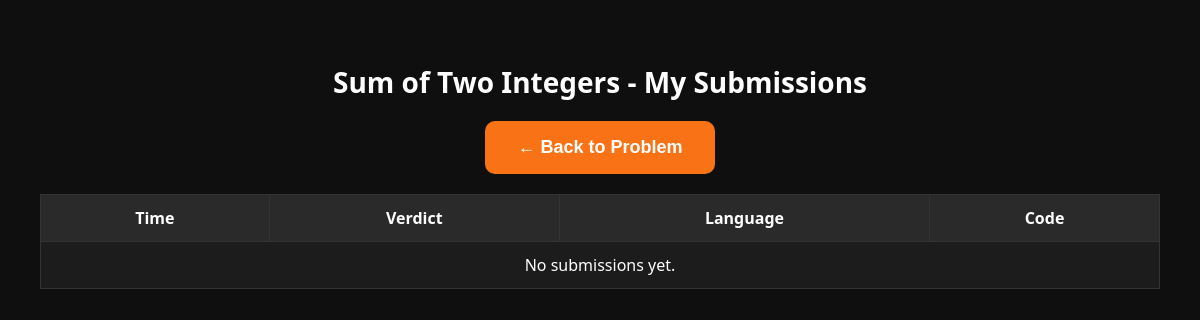
The app's page /executor/submissions/1/ (signed in), older data.
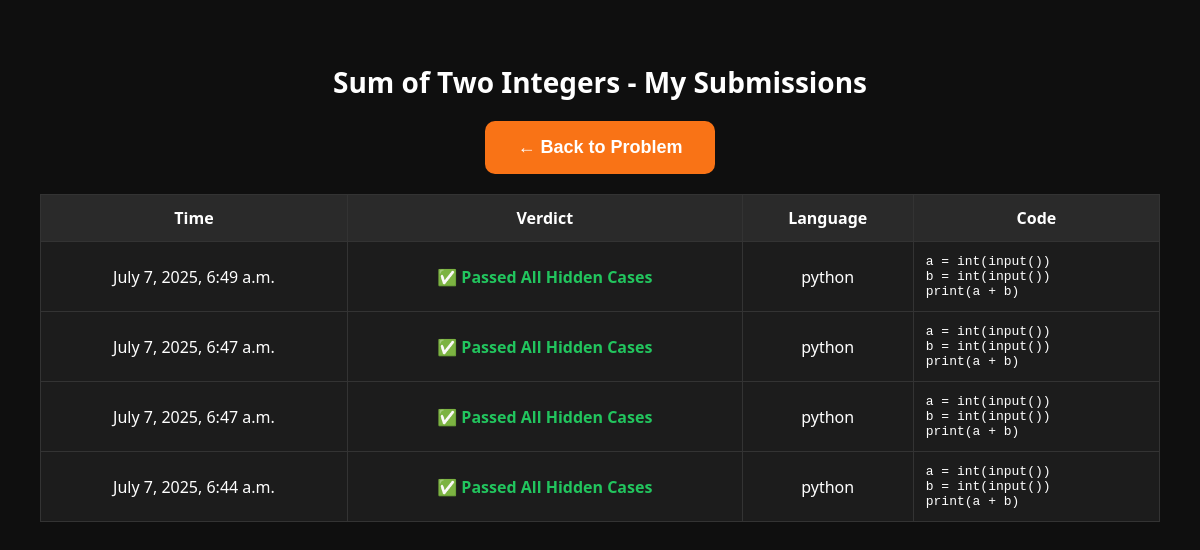
The same page, newer data.
### problems/models.py (models this page shows, shortened)
class Problem(models.Model):
    title = models.CharField(max_length=255)
    description = models.TextField()
    sample_input = models.TextField()
    sample_output = models.TextField()
    hidden_test_cases = models.JSONField(default=list)
    constraints = models.TextField(blank=True, null=True)  # Automatically adds current timestamp

### executor/models.py (models this page shows, shortened)
class Submission(models.Model):
    user = models.ForeignKey(settings.AUTH_USER_MODEL, on_delete=models.CASCADE)  # ✅ Fixed here
    problem = models.ForeignKey(Problem, on_delete=models.CASCADE, related_name='submissions')
    code = models.TextField()
    language = models.CharField(max_length=20)
    verdict = models.CharField(max_length=50)
    created_at = models.DateTimeField(auto_now_add=True)

### executor/views.py (the view)
# urls.py: path('submissions/<int:problem_id>/', views.problem_submissions_view, name='problem_submissions'),
@login_required
def problem_submissions_view(request, problem_id):
    problem = get_object_or_404(Problem, pk=problem_id)
    submissions = Submission.objects.filter(user=request.user, problem=problem).order_by('-created_at')
    already_done = UserSolvedProblem.objects.filter(user=request.user, problem=problem).exists()
    return render(request, 'executor/problem_submissions.html', {
        'problem': problem,
        'submissions': submissions,
        'already_done': already_done,
    })

### executor/templates/executor/problem_submissions.html (shortened to what this page needs)
<!DOCTYPE html>
<html>
<head>
</head>
<body>
    <h2>{{ problem.title }} - My Submissions</h2>
    <div style="text-align: center; margin-top: 10px;">
    <a href="{% url 'html-code-run' %}?problem_id={{ problem.id }}">
        <button class="back-btn">← Back to Problem</button>
    </a>
    </div>
    <table>
        <tr>
            <th>Time</th>
            <th>Verdict</th>
            <th>Language</th>
            <th>Code</th>
        </tr>
        {% for submission in submissions %}
        <tr>
            <td>{{ submission.created_at }}</td>
            <td>
                {% if "Passed All Hidden Cases" in submission.verdict or submission.verdict|slice:":1" == "✅" %}
                    <span class="success">{{ submission.verdict }}</span>
                {% else %}
                    <span class="fail">{{ submission.verdict }}</span>
                {% endif %}
            </td>
            <td>{{ submission.language }}</td>
            <td><pre>{{ submission.code }}</pre></td>
        </tr>
        {% empty %}
        <tr>
            <td colspan="4">No submissions yet.</td>
        </tr>
        {% endfor %}
    </table>
</body>
</html>

### executor/templates/executor/problem_submissions.html (style rules this page uses)
body { background-color: #0f0f0f; color: #fff; font-family: 'Segoe UI', Tahoma, Geneva, Verdana, sans-serif; margin: 0; padding: 40px; }
h2 { font-size: 28px; text-align: center; margin-bottom: 20px; }
table { width: 100%; margin-top: 20px; border-collapse: collapse; background-color: #1c1c1c; }
table, th, td { border: 1px solid #333; }
th, td { padding: 12px; text-align: center; color: white; }
th { background-color: #2a2a2a; }
pre { text-align: left; white-space: pre-wrap; word-wrap: break-word; margin: 0; }
.success { color: #22c55e; font-weight: bold; }
.back-btn { background-color: #f97316; color: white; padding: 16px 32px; border: none; border-radius: 10px; cursor: pointer; font-size: 18px; font-weight: bold; transition: background-color 0.3s; }

Row changes from the older to the newer data that the page shows:
added Submission: created_at "July 7, 2025, 6:49 a.m.", verdict "✅ Passed All Hidden Cases", language "python", code "a = int(input()) b = int(input()) print(a + b)"
added Submission: created_at "July 7, 2025, 6:47 a.m.", verdict "✅ Passed All Hidden Cases", language "python", code "a = int(input()) b = int(input()) print(a + b)"
added Submission: created_at "July 7, 2025, 6:47 a.m.", verdict "✅ Passed All Hidden Cases", language "python", code "a = int(input()) b = int(input()) print(a + b)"
added Submission: created_at "July 7, 2025, 6:44 a.m.", verdict "✅ Passed All Hidden Cases", language "python", code "a = int(input()) b = int(input()) print(a + b)"
Text that changed along with them:
text no longer shown: "No submissions yet."
